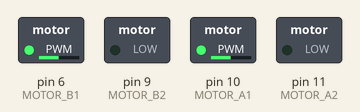
Simulated run of this sketch. Board: Arduino Uno, built with avr-gcc and run on an emulated ATmega328P. Shown: switched loads named in the sketch (green lamp = pin HIGH).

Above: at 0.1 s.
Timing chart, 0 to 1.6 s (numbered marks = the images above):
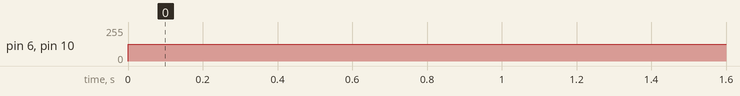

Measured:
- by itself, pin 6 (MOTOR_B1), pin 10 (MOTOR_A1): 0/255 → 125/255 at 0.00 s

The sketch:

ex02-4.ino
```cpp
/*
 * In this exercise a function should be implemented which controls
 * the motors in a way that the robot is able to drive curves.
 *
 * Every motor has 2 Motor Signals. The movement for a given Motor A
 * is stated as follows:
 *
 * A1 = 0, A2 = 0 => STOP
 * A1 = 0, A2 = 1 => FORWARD
 * A1 = 1, A2 = 0 => BACKWARD
 *
 *
 * @author Ativelox {@literal ativelox.dev@web.de}
 *
 */

/**
 * A constant holding the number of the pin associated with the first motor signal of Motor A.
 */
const uint8_t MOTOR_A1 = 10;

/**
 * A constant holding the number of the pin associated with the second motor signal of Motor A.
 */
const uint8_t MOTOR_A2 = 11;

/**
 * A constant holding the number of the pin associated with the first motor signal of Motor B.
 */
const uint8_t MOTOR_B1 = 6;

/**
 * A constant holding the number of the pin associated with the second motor signal of Motor B.
 */
const uint8_t MOTOR_B2 = 9;

/**
 * A constant holding the maximum value to write onto a signal. Equivalent to a logic 1 (HIGH).
 */
const uint8_t MAX_SPEED = 255;

/**
 * A constant holding the minimum value to write onto a signal. Equivalent to a logic 0 (LOW).
 */
const uint8_t MIN_SPEED = 0;

/**
 * The wait per cycle in ms.
 */
const uint8_t WAIT_PER_CYCLE_MS = 100;

/**
 * An array field holding the motors needed to control motor B
 */
uint8_t motorB[2];

/**
 * An array field holding the motors needed to control motor A
 */
uint8_t motorA[2];

/*
 * This method gets called once, before the update cycle starts ticking.
 */
void setup(){
  // Set the individual Motor-Signals to behave as outputs.
  pinMode(MOTOR_A1, OUTPUT);
  pinMode(MOTOR_A2, OUTPUT);

  pinMode(MOTOR_B1, OUTPUT);
  pinMode(MOTOR_B2, OUTPUT);

  //initialize arrays.
  motorA[0] = MOTOR_A1;
  motorA[1] = MOTOR_A2;

  motorB[0] = MOTOR_B2;
  motorB[1] = MOTOR_B1;

}

/*
 * The main-loop of this program. Gets repeatedly called without delay.
 *
 * @see ex02-4#driveCurve(int, uint_8, uint_16)
 * @see ex02-4#stopMotor()
 */
void loop(){
  stopMotor();

  driveCurve(125, 90, 1000);

  delay(WAIT_PER_CYCLE_MS);
}

/**
 * Makes the motor stop, by writing a logic 0 to both motor signals as specified in
 * {@link ex02-4#MOTOR_A1} and {@link ex02-4#MOTOR_A2}.
 */
void stopMotor(){
  setMotorSpeed(true, 0, motorA);
  setMotorSpeed(true, 0, motorA);

}

/**
 * Controls both motors so the robot will move straight forward.
 *
 * @param mTime
 *          An integer value determining how long to drive forward.
 *
 * @param mSpeed
 *          An 8-Bit integer value determining at which speed to drive
 *          forward, ranging from 0 to 255.
 *
 */
void driveForward(const int mTime, const uint8_t mSpeed){

  // drive both motors forward e.g. motor A and motor B.
  setMotorSpeed(true, mSpeed, motorA);
  setMotorSpeed(true, mSpeed, motorB);

  // drive forward for the time given.
  delay(mTime);

}

/**
 * Drives a curve and adjusts the motor strength by the curve radius given, ranging
 * from -90 to 90. Where 90 radius means the robot will turn on the spot, 0 means the
 * robot will move forward and -90 means the robot will turn in the other direction on the spot.
 *
 * @param mTime
 *          The robot will drive as long as the time specified.
 *
 * @param mSpeed
 *          The speed at which the Motors will move, taking the curve radius
 *          into consideration
 *
 * @param mCurveRadius
 *          The radius at which the motors will move. (e.g. the strength of the curve)
 */
void driveCurve(const uint8_t mSpeed, const int16_t mCurveRadius, const uint8_t mTime){

  // method is undefined for curve radix out of the bounds [-90, 90]
  if(mCurveRadius > 90 || mCurveRadius < -90){
    return;

  }

  // the factor at which the speed has to adjusted.
  double factor = 1;

  // a flag determining whether to drive the adjusted motor forward or backward.
  boolean forward = true;

  //calculation for the factor at which the speed has to be adjusted.
  if(abs(mCurveRadius) <= 45){
    factor = ((float) (45 - abs(mCurveRadius)))/ (float) (45);
    forward = true;

  }else if(abs(mCurveRadius) > 45){
    uint8_t tempRadius = abs(mCurveRadius) % 45;

    factor = (45 - tempRadius) / 45;
    forward = false;

  }

  // the adjusted Speed. The speed given multiplicated by the factor for the adjustment.
  double adjustedSpeed = factor * mSpeed;

  //Motor B is full speed, and Motor A has to adjust to the curve radius
  if(mCurveRadius <= 0){
    setMotorSpeed(true, mSpeed, motorB);

    setMotorSpeed(forward, adjustedSpeed, motorA);

  //Motor A is full speed, and Motor A has to adjust to the curve radius
  }else if(mCurveRadius > 0){
    setMotorSpeed(true, mSpeed, motorA);

    setMotorSpeed(forward, adjustedSpeed, motorB);

  }
  delay(mTime);
}


/**
 * Controls the motor signals specified in {@link ex02-4#MOTOR_A1}
 * and {@link ex02-4#MOTOR_A2}. If the given boolean is true
 * the motor will move forward, otherwise backwards.
 *
 * @param mForward
 *            A boolean determining the direction the motor will move to.
 *
 * @param mSpeed
 *            The speed at which the motor should move, ranging from 0 to 255,
 *            where 0 is no speed, and 255 is full speed.
 *
 * @param mMotors
 *            An 8-Bit integer array containing the two motor signals needed to control one motor.
 *
 */
void setMotorSpeed(const boolean mForward, uint8_t mSpeed, const uint8_t mMotors[]){

  // make sure the given speed is in the bounds of [MIN_SPEED, MAX_SPEED]
  if(mSpeed < MIN_SPEED){
    mSpeed = MIN_SPEED;

  }else if(mSpeed > MAX_SPEED){
    mSpeed = MAX_SPEED;

  }

  if(mForward){
    digitalWrite(mMotors[1], LOW);
    analogWrite(mMotors[0], mSpeed);
    return;

  }
  analogWrite(mMotors[1], mSpeed);
  digitalWrite(mMotors[0], LOW);

}
```
